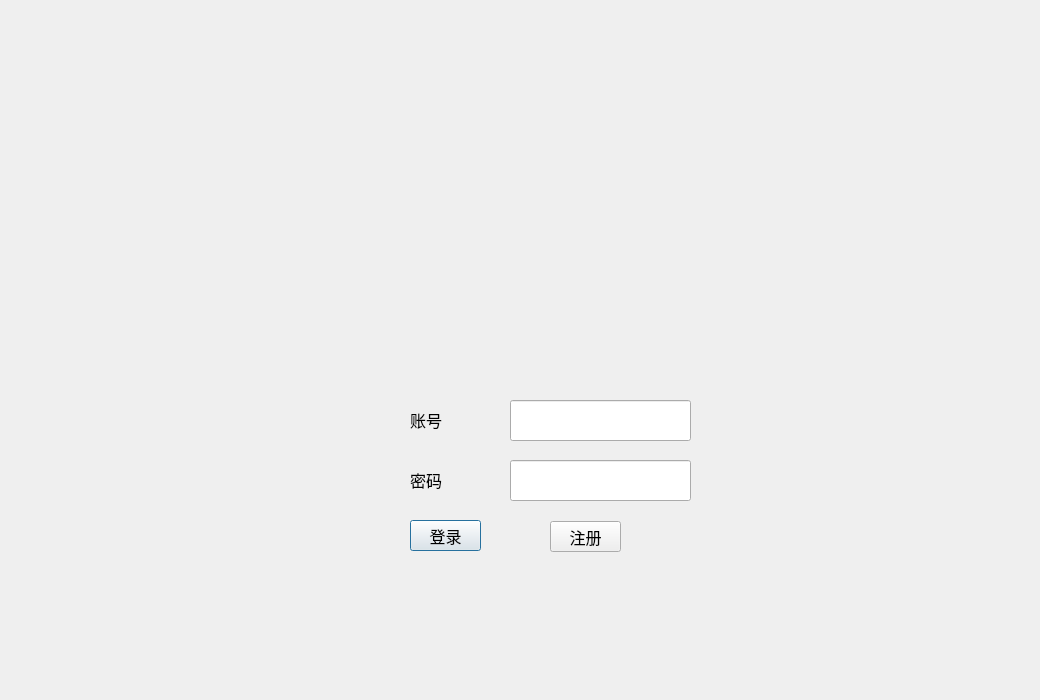
<?xml version="1.0" encoding="UTF-8"?>
<ui version="4.0">
 <class>h1</class>
 <widget class="QDialog" name="h1">
  <property name="geometry">
   <rect>
    <x>0</x>
    <y>0</y>
    <width>1040</width>
    <height>700</height>
   </rect>
  </property>
  <property name="windowTitle">
   <string>Dialog</string>
  </property>
  <property name="styleSheet">
   <string notr="true">border-image: url(:/newPrefix/login.jpg);</string>
  </property>
  <widget class="QPushButton" name="pushButton">
   <property name="geometry">
    <rect>
     <x>410</x>
     <y>520</y>
     <width>71</width>
     <height>31</height>
    </rect>
   </property>
   <property name="font">
    <font>
     <family>Arial</family>
     <pointsize>12</pointsize>
    </font>
   </property>
   <property name="styleSheet">
    <string notr="true">border-image: url(:/newPrefix/white.jpg);</string>
   </property>
   <property name="text">
    <string>登录</string>
   </property>
  </widget>
  <widget class="QPushButton" name="pushButton_2">
   <property name="geometry">
    <rect>
     <x>550</x>
     <y>521</y>
     <width>71</width>
     <height>31</height>
    </rect>
   </property>
   <property name="font">
    <font>
     <family>Arial</family>
     <pointsize>12</pointsize>
    </font>
   </property>
   <property name="styleSheet">
    <string notr="true">border-image: url(:/newPrefix/white.jpg);</string>
   </property>
   <property name="text">
    <string>注册</string>
   </property>
  </widget>
  <widget class="QLineEdit" name="lineEdit">
   <property name="geometry">
    <rect>
     <x>510</x>
     <y>400</y>
     <width>181</width>
     <height>41</height>
    </rect>
   </property>
   <property name="styleSheet">
    <string notr="true">border-image: url(:/newPrefix/white.jpg);</string>
   </property>
  </widget>
  <widget class="QLineEdit" name="lineEdit_2">
   <property name="geometry">
    <rect>
     <x>510</x>
     <y>460</y>
     <width>181</width>
     <height>41</height>
    </rect>
   </property>
   <property name="styleSheet">
    <string notr="true">border-image: url(:/newPrefix/white.jpg);</string>
   </property>
   <property name="echoMode">
    <enum>QLineEdit::Password</enum>
   </property>
  </widget>
  <widget class="QLabel" name="label">
   <property name="geometry">
    <rect>
     <x>410</x>
     <y>399</y>
     <width>61</width>
     <height>41</height>
    </rect>
   </property>
   <property name="font">
    <font>
     <family>Arial</family>
     <pointsize>12</pointsize>
    </font>
   </property>
   <property name="styleSheet">
    <string notr="true">border-image: url(:/newPrefix/white.jpg);</string>
   </property>
   <property name="text">
    <string>账号</string>
   </property>
  </widget>
  <widget class="QLabel" name="label_2">
   <property name="geometry">
    <rect>
     <x>410</x>
     <y>459</y>
     <width>61</width>
     <height>41</height>
    </rect>
   </property>
   <property name="font">
    <font>
     <family>Arial</family>
     <pointsize>12</pointsize>
    </font>
   </property>
   <property name="styleSheet">
    <string notr="true">border-image: url(:/newPrefix/white.jpg);</string>
   </property>
   <property name="text">
    <string>密码</string>
   </property>
  </widget>
 </widget>
 <resources>
  <include location="picture/aaa.qrc"/>
 </resources>
 <connections>
  <connection>
   <sender>pushButton</sender>
   <signal>clicked()</signal>
   <receiver>h1</receiver>
   <slot>go_1()</slot>
   <hints>
    <hint type="sourcelabel">
     <x>114</x>
     <y>241</y>
    </hint>
    <hint type="destinationlabel">
     <x>41</x>
     <y>173</y>
    </hint>
   </hints>
  </connection>
  <connection>
   <sender>pushButton_2</sender>
   <signal>clicked()</signal>
   <receiver>h1</receiver>
   <slot>go()</slot>
   <hints>
    <hint type="sourcelabel">
     <x>581</x>
     <y>539</y>
    </hint>
    <hint type="destinationlabel">
     <x>496</x>
     <y>603</y>
    </hint>
   </hints>
  </connection>
 </connections>
 <slots>
  <slot>go_1()</slot>
  <slot>go()</slot>
 </slots>
</ui>
